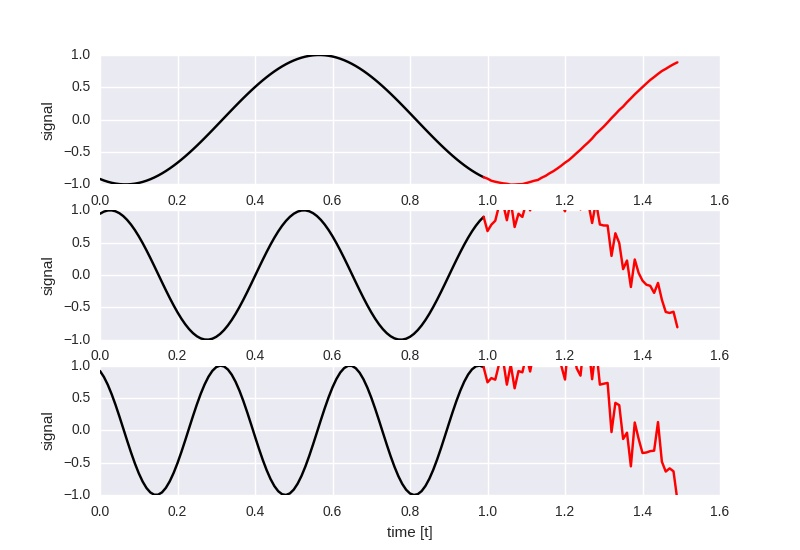

Write Python code to recreate this figure.
'''
A Recurrent Neural Network (LSTM) implementation example using TensorFlow library.
Inspired by https://github.com/aymericdamien/TensorFlow-Examples/
'''

from __future__ import print_function

from generate_sample import generate_sample

import numpy as np
import matplotlib.pyplot as plt
import seaborn as sns


import tensorflow as tf
from tensorflow.python.ops import rnn, rnn_cell


'''
To classify images using a recurrent neural network, we consider every image
row as a sequence of pixels. Because MNIST image shape is 28*28px, we will then
handle 28 sequences of 28 steps for every sample.
'''

# Parameters
learning_rate = 0.001
training_iters = 200000
batch_size = 50
display_step = 100

# Network Parameters
n_input = 1  # input is sin(x)
n_steps = 100  # timesteps
n_hidden = 100  # hidden layer num of features
n_outputs = 50  # output is sin(x+1)

# tf Graph input
x = tf.placeholder("float", [None, n_steps, n_input])
y = tf.placeholder("float", [None, n_outputs])

# Define weights
weights = {
    'out': tf.Variable(tf.random_normal([n_hidden, n_outputs]))
}
biases = {
    'out': tf.Variable(tf.random_normal([n_outputs]))
}


def RNN(x, weights, biases):

    # Prepare data shape to match `rnn` function requirements
    # Current data input shape: (batch_size, n_steps, n_input)
    # Required shape: 'n_steps' tensors list of shape (batch_size, n_input)

    # Permuting batch_size and n_steps
    x = tf.transpose(x, [1, 0, 2])
    # Reshaping to (n_steps*batch_size, n_input)
    x = tf.reshape(x, [-1, n_input])
    # Split to get a list of 'n_steps' tensors of shape (batch_size, n_input)
    x = tf.split(0, n_steps, x)

    # Define a lstm cell with tensorflow
    lstm_cell = rnn_cell.BasicLSTMCell(n_hidden, forget_bias=1.0)

    # Get lstm cell output
    outputs, states = rnn.rnn(lstm_cell, x, dtype=tf.float32)

    # Linear activation, using rnn inner loop last output
    return tf.matmul(outputs[-1], weights['out']) + biases['out']

pred = RNN(x, weights, biases)

# Define loss (Euclidean distance) and optimizer
individual_losses = tf.reduce_sum(tf.square(tf.sub(pred, y)), reduction_indices=1)
loss = tf.reduce_mean(individual_losses)
optimizer = tf.train.AdamOptimizer(learning_rate=learning_rate).minimize(loss)

# Initializing the variables
init = tf.global_variables_initializer()

# Launch the graph
with tf.Session() as sess:
    sess.run(init)
    step = 1
    # Keep training until reach max iterations
    while step * batch_size < training_iters:
        _, batch_x, __, batch_y = generate_sample(f=1.0, t0=None, batch_size=batch_size, samples=n_steps, predict=n_outputs)

        # Reshape data to get 28 seq of 28 elements
        batch_x = batch_x.reshape((batch_size, n_steps, n_input))
        batch_y = batch_y.reshape((batch_size, n_outputs))

        # Run optimization op (backprop)
        sess.run(optimizer, feed_dict={x: batch_x, y: batch_y})
        if step % display_step == 0:
            # Calculate batch loss
            loss_value = sess.run(loss, feed_dict={x: batch_x, y: batch_y})
            print("Iter " + str(step*batch_size) + ", Minibatch Loss= " + \
                  "{:.6f}".format(loss_value))
        step += 1
    print("Optimization Finished!")

    # Test the prediction
    n_tests = 3
    for i in range(1, n_tests+1):
        plt.subplot(n_tests, 1, i)
        t, y, next_t, expected_y = generate_sample(f=i, t0=None, samples=n_steps, predict=n_outputs)

        test_input = y.reshape((1, n_steps, n_input))
        prediction = sess.run(pred, feed_dict={x: test_input})

        # remove the batch size dimensions
        t = t.squeeze()
        y = y.squeeze()
        next_t = next_t.squeeze()
        prediction = prediction.squeeze()

        plt.plot(t, y, color='black')
        plt.plot(np.append(t[-1], next_t), np.append(y[-1], prediction), color='red')
        plt.ylim([-1, 1])
        plt.xlabel('time [t]')
        plt.ylabel('signal')

    plt.show()
